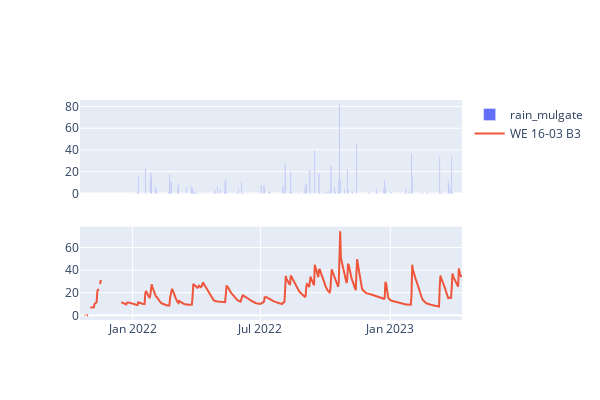

Source (notebook cell):
### Markdown cell above
# 5 Plot for checking

### Code cell
# plot the data
from ipywidgets import interact, fixed
import ipywidgets as widgets

import matplotlib.pyplot as plt
import seaborn as sns

#imports from plotly
import plotly.graph_objects as go
from plotly.subplots import make_subplots

# function to plot R2 of soil moisture to rainfall and various lag in rainfall
def plot_r2_lag(rain_data,sm_data,rain_name,sm_name,lag):
    # get the data
    rain = rain_data[rain_name]
    sm = sm_data.loc[sm_data['device']==sm_name].set_index('Date')[['v2']]
    # combine the two dataframes
    df = pd.concat([rain,sm],axis=1)
    # now plot with plotly express top plot should be a barplot of rainfall in the y and index in the x,
    # bottom plot should be the timeseries of soil moisture
    fig = make_subplots(rows=2,cols=1,shared_xaxes=True)
    fig.add_trace(go.Bar(x=df.index,y=df[rain_name],name=rain_name),row=1,col=1)
    fig.add_trace(go.Scatter(x=df.index,y=df['v2'],name=sm_name),row=2,col=1)
    fig.update_layout(height=400,width=600)
    fig.show()

    sm = sm.diff()
    
    #.diff()
    # shift the rain data by the lag
    rain_shift = rain.shift(lag)
    lag_plot = pd.concat([rain_shift,sm],axis=1)
    lag_plot.dropna(inplace=True)
    lag_plot = lag_plot.loc[lag_plot[rain_name]>0,:]
    # plot
    fig, ax = plt.subplots(figsize=(3,3))
    sns.scatterplot(data=lag_plot,x=rain_name,y='v2',ax=ax)
    ax.set_title('R2 = {:.2f}'.format(lag_plot.corr().iloc[0,1]**2))
    ax.set_xlabel(f'{rain_name} shifted by {lag} days')
    ax.set_ylabel(f'{sm_name} - v2')
    # plt.show()
    return

device_list = list(daily_sm_data.device.unique())
device_list.sort()
interact(
    plot_r2_lag,
    rain_data=fixed(daily_data),
    sm_data=fixed(daily_sm_data),
    rain_name=widgets.Dropdown(options=[_ for _ in daily_data.columns if 'rain' in _]),
    sm_name=widgets.Dropdown(options=device_list,value=device_keep[0]),
    lag = widgets.IntSlider(min=-5,max=5,step=1,value=0)
)

None

### Figure 1 — Plotly figure (JSON) as saved in the notebook; plotly's stock layout.template omitted (floating-point values rounded to 4 significant figures; data arrays with more than 128 entries replaced by an {"elided": "..."} marker saying what was removed)
{"data": [{"name": "rain_mulgate", "type": "bar", "x": {"elided": "541 str values"}, "xaxis": "x", "y": {"elided": "541 float values"}, "yaxis": "y"}, {"name": "WE 16-03 B3", "type": "scatter", "x": {"elided": "541 str values"}, "xaxis": "x2", "y": {"elided": "541 float values"}, "yaxis": "y2"}], "layout": {"height": 400, "width": 600, "xaxis": {"anchor": "y", "domain": [0, 1], "matches": "x2", "showticklabels": false}, "xaxis2": {"anchor": "y2", "domain": [0, 1]}, "yaxis": {"anchor": "x", "domain": [0.575, 1]}, "yaxis2": {"anchor": "x2", "domain": [0, 0.425]}}}
